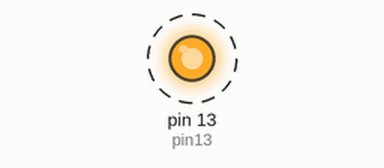
Bench run of a sketch on a simulated Arduino Uno, built with avr-gcc and run on an emulated ATmega328P. Shown: output pins drawn as LEDs (lit = HIGH). Dashed ring = blinking.

Above: at 0.5 s.
Timing chart, 0 to 4.6 s (numbered marks = the images above):
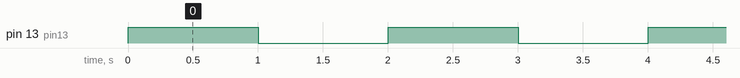

The sketch:

TEJ3M-Unit2-03.ino
```cpp
// (licence header left out)
int pin13 = 13;

void setup()
{
  pinMode(pin13, OUTPUT);
}

void loop()
{
  digitalWrite(pin13, HIGH);
  delay(1000);
  digitalWrite(pin13, LOW);
  delay(1000);
}
```

Measured:
- by itself, pin 13 (pin13): alternates HIGH for 1.0 s and LOW for 1.0 s
